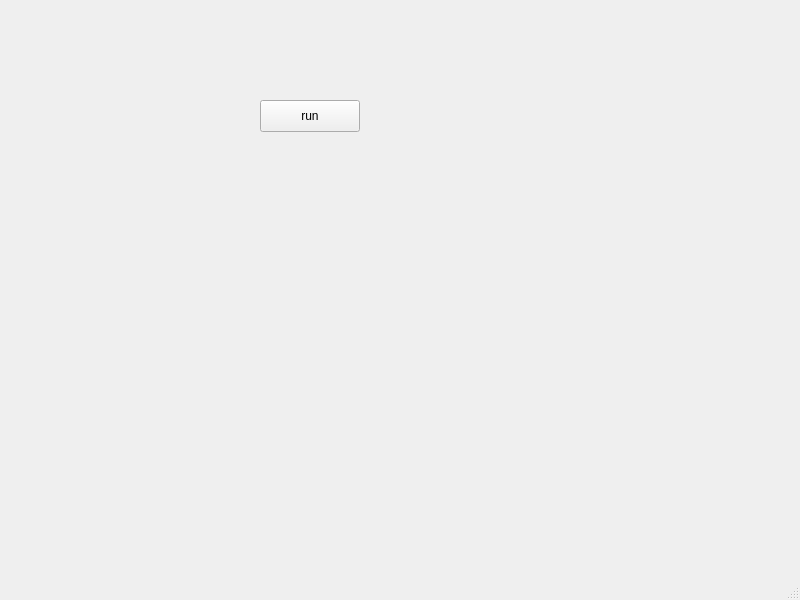
<?xml version="1.0" encoding="UTF-8"?>
<ui version="4.0">
 <class>MainWindow</class>
 <widget class="QMainWindow" name="MainWindow">
  <property name="geometry">
   <rect>
    <x>0</x>
    <y>0</y>
    <width>800</width>
    <height>600</height>
   </rect>
  </property>
  <property name="windowTitle">
   <string>MainWindow</string>
  </property>
  <widget class="QWidget" name="centralwidget">
   <widget class="QPushButton" name="pushButton">
    <property name="geometry">
     <rect>
      <x>260</x>
      <y>100</y>
      <width>100</width>
      <height>32</height>
     </rect>
    </property>
    <property name="text">
     <string>run</string>
    </property>
   </widget>
  </widget>
  <widget class="QMenuBar" name="menubar">
   <property name="geometry">
    <rect>
     <x>0</x>
     <y>0</y>
     <width>800</width>
     <height>24</height>
    </rect>
   </property>
  </widget>
  <widget class="QStatusBar" name="statusbar"/>
 </widget>
 <resources/>
 <connections/>
</ui>
